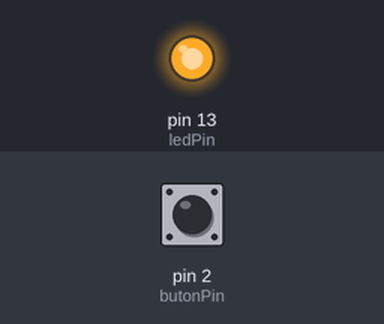
Recording of a sketch running on a simulated Arduino Uno, built with avr-gcc and run on an emulated ATmega328P. Parts: output pins drawn as LEDs (lit = HIGH). The test bench sets the inputs (shaded band); at power-on: pin 2 (butonPin) LOW.

Above: at 2.5 s.
At 7.5 s:
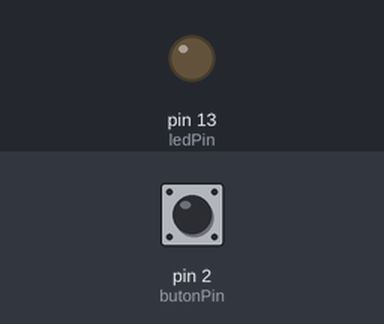
Timing chart, 0 to 13.0 s (numbered marks = the images above):
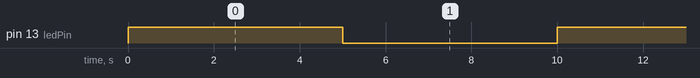

The sketch:

Ders4_-_Kodlar.ino
```cpp
int ledPin = 13;
boolean led_durumu = LOW;
int butonPin = 2;
void setup() {
  pinMode(ledPin, OUTPUT);
  pinMode(butonPin, INPUT);
  attachInterrupt(digitalPinToInterrupt(2), change, RISING);
}
 void loop() {
  led_durumu = !led_durumu;
  digitalWrite(ledPin, led_durumu);
  delay(5000);
}

void change() {
    led_durumu = !led_durumu;
    digitalWrite(ledPin, led_durumu);
}
```

Measured:
- by itself, pin 13 (ledPin): alternates HIGH for 5.0 s and LOW for 5.0 s
